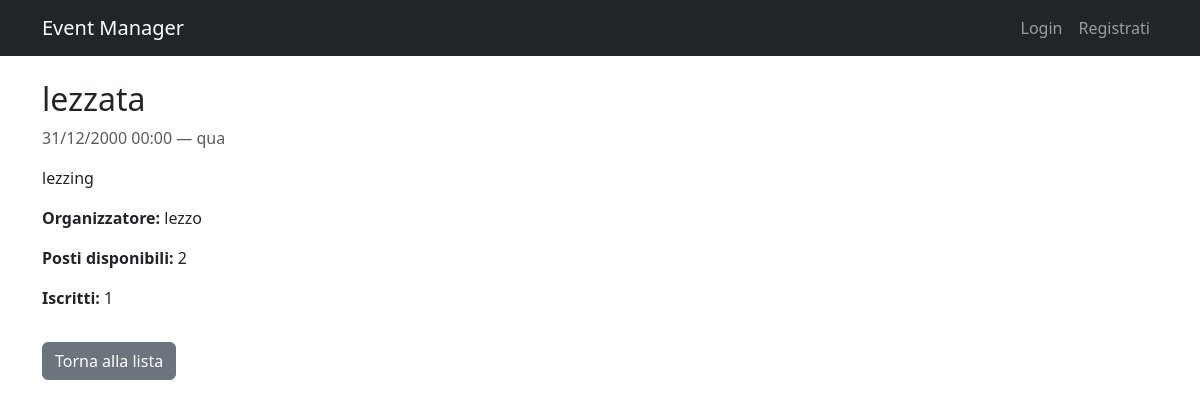
The app's page /events/2/ with its own data.
### events/models.py (models this page shows, shortened)
class Event(models.Model):
    title = models.CharField(max_length=200)
    description = models.TextField()
    date = models.DateTimeField()
    location = models.CharField(max_length=200)
    organizer = models.ForeignKey(
        settings.AUTH_USER_MODEL,
        on_delete=models.CASCADE,
        related_name='organized_events'
    )
    max_attendees = models.PositiveIntegerField(default=0)
    created_at = models.DateTimeField(auto_now_add=True)

### accounts/models.py (models this page shows, shortened)
class User(AbstractUser):
    ATTENDEE = 'attendee'
    ORGANIZER = 'organizer'
    ROLE_CHOICES = [
        (ATTENDEE, 'Attendee'),
        (ORGANIZER, 'Organizer'),
    ]
    role = models.CharField(max_length=20, choices=ROLE_CHOICES, default=ATTENDEE)

### events/views.py (the view)
# urls.py: path('<int:pk>/', views.EventDetailView.as_view(), name='event_detail'),
class EventDetailView(DetailView):
    model = Event
    template_name = 'events/event_detail.html'
    context_object_name = 'event'
    def get_context_data(self, **kwargs):
        context = super().get_context_data(**kwargs)
        if self.request.user.is_authenticated:
            context['user_is_registered'] = Registration.objects.filter(
                event=self.object, attendee=self.request.user
            ).exists()
        return context

### templates/events/event_detail.html (shortened to what this page needs)
{% extends 'base.html' %}
{% block content %}
<div class="row">
    <div class="col-md-8">
        <h2>{{ event.title }}</h2>
        <p class="text-muted">{{ event.date|date:"d/m/Y H:i" }} — {{ event.location }}</p>
        <p>{{ event.description }}</p>
        <p><strong>Organizzatore:</strong> {{ event.organizer.username }}</p>
        <p><strong>Posti disponibili:</strong> {{ event.max_attendees }}</p>
        <p><strong>Iscritti:</strong> {{ event.registrations.count }}</p>
        <a href="{% url 'event_list' %}" class="btn btn-secondary mt-3">Torna alla lista</a>
    </div>
</div>
{% endblock %}

### records on screen
Event: title "lezzata", date "31/12/2000 00:00", location "qua", description "lezzing", organizer.username "lezzo", max_attendees "2", registrations.count "1"
